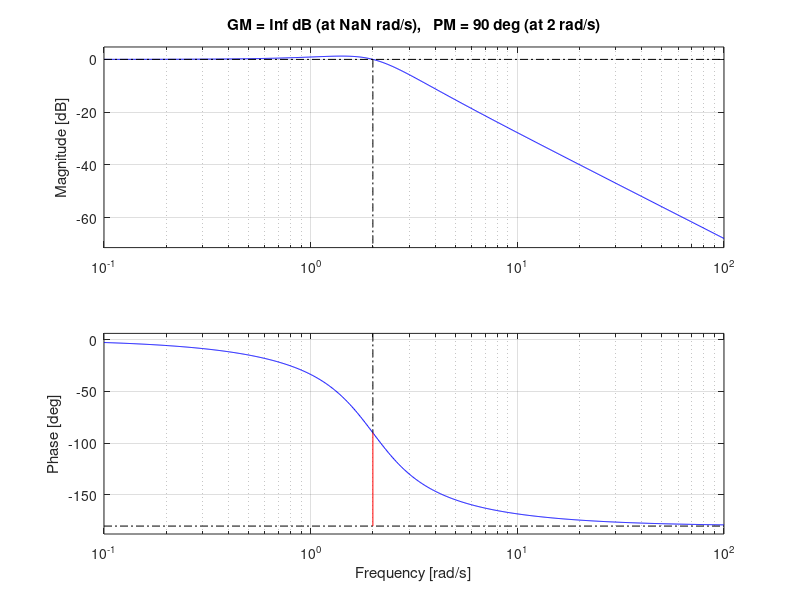

Here is the MATLAB script that generated this plot:
% Övning 4.5
% Linnea Persson 2017
% laperss@kth.se

%% a) Plotta bodediagram
s = tf('s');
GA = 1/(s^2 + 2*s + 1);
margin(GA)
[Gma,Pma,Wca,Wpa] = margin(GA) 

%%
s = tf('s');
GB = 1/(s^2 + 0.4*s + 1);
margin(GB)
[Gmb,Pmb,Wcb,Wpb] = margin(GB) 

%% 
s = tf('s');
GC = 1/(s^2 + 5*s + 1);
margin(GC)
[Gmc,Pmc,Wcc,Wpc] = margin(GC) 

%% 
s = tf('s');
GD = 1/(s^2 + 1*s + 1);
margin(GD)
[Gmd,Pmd,Wcd,Wpd] = margin(GD) 

%% 
s = tf('s');
GE = 4/(s^2 + 2*s + 4);
margin(GE)
[Gme,Pme,Wce,Wpe] = margin(GE) 

%% b) Beskriv förhållandet mellan parametrar
% 1/Tr är ungefär proportionell mot omega_B
% En stor resonanstopp ger stor översläng -> dämpning omvänt proportionell
% mot resonanstoppen